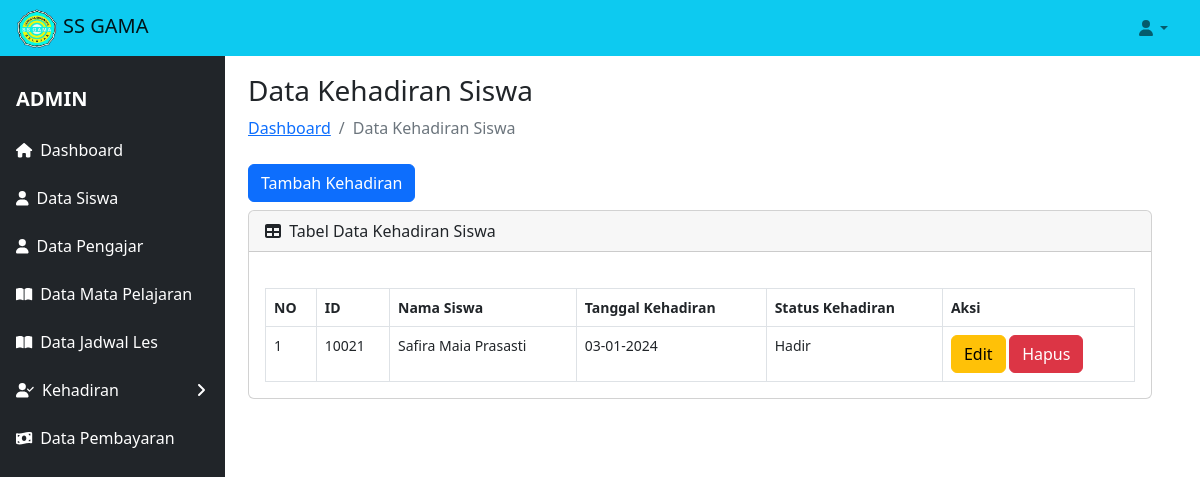
The app's page /views/tampil_kehadiran.php with its own data.
### tables this page shows
CREATE TABLE `kehadiran` (
  `id_hadir` int NOT NULL,
  `id` int NOT NULL,
  `nama_siswa` varchar(100) DEFAULT NULL,
  `tgl_hadir` date DEFAULT NULL,
  `status_hadir` varchar(10) DEFAULT NULL
);

### classes/database.php (called while the page is built, shortened)
<?php
class database
{
    var $host = "localhost";
    var $username = "root";
    var $password = "";
    var $db = "les_privat";
    var $koneksi;
    function __construct()
    {
        $this->koneksi = mysqli_connect($this->host, $this->username, $this->password, $this->db);
    }
    function tampil_kehadiran()
    {
        $data = mysqli_query($this->koneksi, "select * from kehadiran");
        while ($d = mysqli_fetch_array($data)) {
            $hasil[] = $d;
        }
        return $hasil;
    }
}

### views/tampil_kehadiran.php (the view, shortened to what this page needs)
<!DOCTYPE html>
<html lang="en">
<head>
    <link rel="stylesheet" href="https://cdn.jsdelivr.net/npm/bootstrap@5.2.3/dist/css/bootstrap.min.css">
</head>
<body>
    <?php
        include 'header.php';
        include 'sidebar.php';
    ?>
    <main class="col-md-9 ms-sm-auto col-lg-10 px-md-4">
        <div class="container-fluid px-4 py-5">
            <h3 class="mt-4 mb-2">Data Kehadiran Siswa</h3>
            <ol class="breadcrumb mb-4">
                <li class="breadcrumb-item"><a href="dashboard_admin.php">Dashboard</a></li>
                <li class="breadcrumb-item active">Data Kehadiran Siswa</li>
            </ol>
            <a class="btn btn-primary mb-2" href="form_kehadiran.php">Tambah Kehadiran</a>
            <div class="card mb-4">
                <div class="card-header">
                    <i class="fas fa-table me-1"></i>
                    Tabel Data Kehadiran Siswa
                </div>
                <div class="card-body">
                    <div class="table-responsive small">
                        <table class="table table-bordered" id="datatablesSimple">
                            <thead>
                                <tr>
                                    <th scope="col">NO</th>
                                    <th scope="col">ID</th>
                                    <th scope="col">Nama Siswa</th>
                                    <th scope="col">Tanggal Kehadiran</th>
                                    <th scope="col">Status Kehadiran</th>
                                    <th scope="col">Aksi</th>
                                </tr>
                            </thead>
                            <tbody>
                                <?php
                                $no = 1;
                                foreach($db->tampil_kehadiran() as $x){
                                ?>
                                    <tr>
                                        <td><?php echo $no++ ?></td>
                                        <td><?php echo $x['id'] ?></td>
                                        <td><?php echo $x['nama_siswa'] ?></td>
                                        <td><?php echo date('d-m-Y', strtotime($x['tgl_hadir'])) ?></td>
                                        <td><?php echo $x['status_hadir'] ?></td>
                                        <td>
                                            <a class="btn btn-warning" href="edit_kehadiran.php?id=<?php echo $x['id']; ?>&aksi=edit_kehadiran">Edit</a>
                                            <a class="btn btn-danger" onclick="return confirm('Apakah Anda yakin ingin menghapus?')" href="proses_kehadiran.php?id=<?php echo $x['id']; ?>&aksi=hapus_kehadiran" >Hapus</a>
                                        </td>
                                    </tr>
                                <?php
                                }
                                ?>
                            </tbody>
                        </table>
                    </div>
                </div>
            </div>
        </div>
    </main>
</body>
</html>

### records on screen
kehadiran: id "10021", nama_siswa "Safira Maia Prasasti", tgl_hadir "03-01-2024", status_hadir "Hadir"
